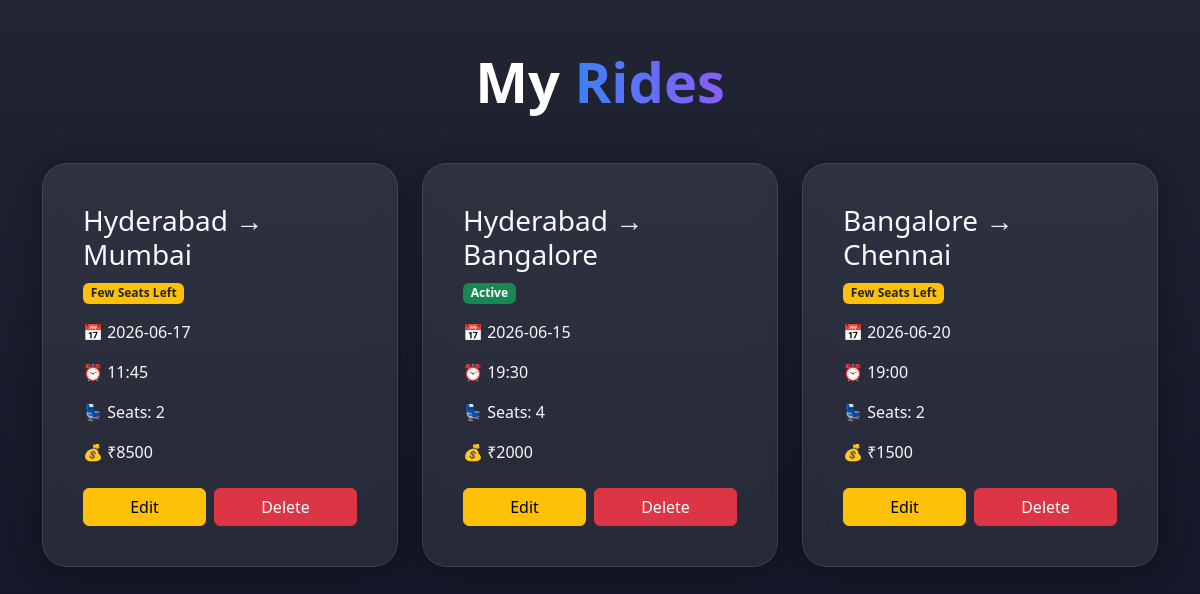
Screenshot of /my_rides (signed in) with the database file from the repository.
### models/ride_model.py (models this page shows)
class Ride(db.Model):
    id = db.Column(db.Integer, primary_key=True)
    source = db.Column(db.String(100))
    destination = db.Column(db.String(100))
    date = db.Column(db.String(50))
    time = db.Column(db.String(50))
    seats = db.Column(db.Integer)
    price = db.Column(db.Integer)
    description = db.Column(db.String(500))
    vehicle = db.Column(db.String(100))
    pickup = db.Column(db.String(200))
    gender = db.Column(db.String(50))
    phone = db.Column(db.String(20))
    user_id = db.Column(db.Integer)

### app.py (the view)
@app.route('/my_rides')
def my_rides():
    if 'user_id' not in session:
        return redirect('/login')
    rides = Ride.query.filter_by(
        user_id=session['user_id']
    ).all()
    return render_template(
        'my_rides.html',
        rides=rides
    )

### app.py (called while the page is built)
@app.context_processor
def notification_count():
    if 'user_id' in session:
        count = Notification.query.filter_by(
            user_id=session['user_id'],
            is_read=False
        ).count()
        return dict(
            notification_count=count
        )
    return dict(
        notification_count=0
    )

### templates/my_rides.html (shortened to what this page needs)
<!DOCTYPE html>
<html lang="en">
<head>
    <link href="https://cdn.jsdelivr.net/npm/bootstrap@5.3.3/dist/css/bootstrap.min.css"
          rel="stylesheet">
    <link rel="stylesheet"
          href="{{ url_for('static', filename='css/style.css') }}">
</head>
<body class="home-body">
<section class="container py-5">
    <div class="text-center mb-5">
        <h1 class="display-4 fw-bold">
            My
            <span class="gradient-text">
                Rides
            </span>
        </h1>
    </div>
    {% if rides %}
    <div class="row">
        {% for ride in rides %}
        <div class="col-lg-4 mb-4">
            <div class="glass-card h-100">
                <h3 class="text-light">
                    {{ ride.source }}
                    →
                    {{ ride.destination }}
                </h3>
                {% if ride.seats == 0 %}
                <span class="badge bg-danger mb-3">
                    Full
                </span>
                {% elif ride.seats <= 2 %}
                <span class="badge bg-warning text-dark mb-3">
                    Few Seats Left
                </span>
                {% else %}
                <span class="badge bg-success mb-3">
                    Active
                </span>
                {% endif %}
                <p class="text-light">
                    📅 {{ ride.date }}
                </p>
                <p class="text-light">
                    ⏰ {{ ride.time }}
                </p>
                <p class="text-light">
                    💺 Seats: {{ ride.seats }}
                </p>
                <p class="text-light">
                    💰 ₹{{ ride.price }}
                </p>
                <div class="mt-4 d-flex gap-2">
                    <a href="/edit_ride/{{ ride.id }}"
                       class="btn btn-warning flex-fill">
                        Edit
                    </a>
                    <a href="/delete_ride/{{ ride.id }}"
                       class="btn btn-danger flex-fill">
                        Delete
                    </a>
                </div>
            </div>
        </div>
        {% endfor %}
    </div>
    {% else %}
    <div class="glass-card text-center p-5">
        <h2 class="text-light">
            No Rides Posted Yet
        </h2>
    </div>
    {% endif %}
</section>
</body>
</html>

### static/css/style.css (style rules this page uses)
* { margin:0; padding:0; box-sizing:border-box; font-family:'Segoe UI',sans-serif; }
body { overflow-x:hidden; background:#020617; }
.home-body { min-height:100vh; background: linear-gradient(135deg,#020617 0%,#0f172a 50%,#1e293b 100%); color:white; background: linear-gradient(rgba(2,6,23,0.88),rgba(2,6,23,0.95)), url('https://images.unsplash.com/photo-1492144534655-ae79c964c9d?q=80&w=2083&auto=format&fit=crop'); background-size:cover; background-position:center; }
.gradient-text { background:linear-gradient(to right,#38bdf8,#8b5cf6); -webkit-background-clip:text; -webkit-text-fill-color:transparent; }
.glass-card { background:rgba(255,255,255,0.08); border:1px solid rgba(255,255,255,0.15); backdrop-filter:blur(16px); border-radius:28px; padding:40px; box-shadow:0 8px 40px rgba(0,0,0,0.4); color:white; }
.glass-card { transition:0.4s; }
.glass-card { animation:floatCard 4s ease-in-out infinite; }
.glass-card { width:380px; margin:auto; }
.glass-card { background:rgba(255,255,255,0.08); border:1px solid rgba(255,255,255,0.1); border-radius:25px; backdrop-filter:blur(15px); box-shadow:0px 0px 30px rgba(0,0,0,0.3); transition:0.3s; }
.gradient-text { background:linear-gradient(to right,#3b82f6,#8b5cf6); -webkit-background-clip:text; -webkit-text-fill-color:transparent; }
.glass-card { width: 100%; }

### rows the page displays
Ride: source "Hyderabad", destination "Mumbai", shows "Few Seats Left", date "2026-06-17", time "11:45", seats "2", price "8500"
Ride: source "Hyderabad", destination "Bangalore", shows "Active", date "2026-06-15", time "19:30", seats "4", price "2000"
Ride: source "Bangalore", destination "Chennai", shows "Few Seats Left", date "2026-06-20", time "19:00", seats "2", price "1500"
